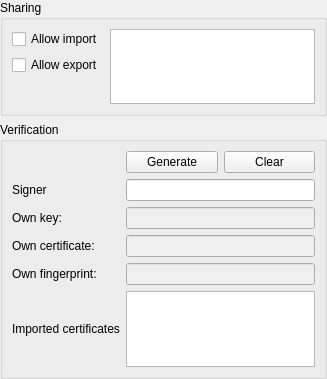
<?xml version="1.0" encoding="UTF-8"?>
<ui version="4.0">
 <class>DatabaseSettingsWidgetSharing</class>
 <widget class="QWidget" name="DatabaseSettingsWidgetSharing">
  <property name="geometry">
   <rect>
    <x>0</x>
    <y>0</y>
    <width>327</width>
    <height>379</height>
   </rect>
  </property>
  <layout class="QVBoxLayout" name="verticalLayout" stretch="0,0,0">
   <property name="leftMargin">
    <number>0</number>
   </property>
   <property name="topMargin">
    <number>0</number>
   </property>
   <property name="rightMargin">
    <number>0</number>
   </property>
   <property name="bottomMargin">
    <number>0</number>
   </property>
   <item>
    <widget class="QGroupBox" name="enableGroupBox">
     <property name="title">
      <string>Sharing</string>
     </property>
     <layout class="QGridLayout" name="gridLayout">
      <item row="0" column="0">
       <widget class="QCheckBox" name="enableImportCheckBox">
        <property name="text">
         <string>Allow import</string>
        </property>
       </widget>
      </item>
      <item row="1" column="0">
       <widget class="QCheckBox" name="enableExportCheckBox">
        <property name="text">
         <string>Allow export</string>
        </property>
       </widget>
      </item>
      <item row="0" column="1" rowspan="3">
       <widget class="QTableView" name="sharedGroupsView">
        <property name="editTriggers">
         <set>QAbstractItemView::NoEditTriggers</set>
        </property>
        <property name="showDropIndicator" stdset="0">
         <bool>false</bool>
        </property>
        <property name="textElideMode">
         <enum>Qt::ElideMiddle</enum>
        </property>
        <property name="sortingEnabled">
         <bool>true</bool>
        </property>
        <attribute name="horizontalHeaderStretchLastSection">
         <bool>true</bool>
        </attribute>
        <attribute name="verticalHeaderVisible">
         <bool>false</bool>
        </attribute>
       </widget>
      </item>
     </layout>
    </widget>
   </item>
   <item>
    <widget class="QGroupBox" name="verificationGroupBox">
     <property name="sizePolicy">
      <sizepolicy hsizetype="Preferred" vsizetype="Expanding">
       <horstretch>0</horstretch>
       <verstretch>0</verstretch>
      </sizepolicy>
     </property>
     <property name="title">
      <string>Verification</string>
     </property>
     <layout class="QGridLayout" name="gridLayout_2" columnstretch="0,1,1">
      <item row="3" column="0">
       <widget class="QLabel" name="verificationOwnCertificateLabel">
        <property name="text">
         <string>Own certificate:</string>
        </property>
       </widget>
      </item>
      <item row="5" column="0">
       <widget class="QLabel" name="verificationForeignCertificateLabel">
        <property name="text">
         <string>Imported certificates</string>
        </property>
       </widget>
      </item>
      <item row="1" column="0">
       <widget class="QLabel" name="verificationExporterLabel">
        <property name="text">
         <string>Signer</string>
        </property>
       </widget>
      </item>
      <item row="2" column="0">
       <widget class="QLabel" name="verificationOwnKeyLabel">
        <property name="text">
         <string>Own key:</string>
        </property>
       </widget>
      </item>
      <item row="4" column="0">
       <widget class="QLabel" name="verificationOwnFingerprintLabel">
        <property name="text">
         <string>Own fingerprint:</string>
        </property>
       </widget>
      </item>
      <item row="0" column="1">
       <widget class="QPushButton" name="generateCerticateButton">
        <property name="text">
         <string>Generate</string>
        </property>
       </widget>
      </item>
      <item row="0" column="2">
       <widget class="QPushButton" name="clearCertificateButton">
        <property name="text">
         <string>Clear</string>
        </property>
       </widget>
      </item>
      <item row="1" column="1" colspan="2">
       <widget class="QLineEdit" name="verificationExporterEdit"/>
      </item>
      <item row="2" column="1" colspan="2">
       <widget class="QLineEdit" name="verificationOwnKeyEdit">
        <property name="enabled">
         <bool>false</bool>
        </property>
        <property name="readOnly">
         <bool>false</bool>
        </property>
       </widget>
      </item>
      <item row="3" column="1" colspan="2">
       <widget class="QLineEdit" name="verificationOwnCertificateEdit">
        <property name="enabled">
         <bool>false</bool>
        </property>
        <property name="readOnly">
         <bool>false</bool>
        </property>
       </widget>
      </item>
      <item row="4" column="1" colspan="2">
       <widget class="QLineEdit" name="verificationOwnFingerprintEdit">
        <property name="enabled">
         <bool>false</bool>
        </property>
       </widget>
      </item>
      <item row="5" column="1" colspan="2">
       <widget class="QTableView" name="verificationTableView">
        <attribute name="horizontalHeaderVisible">
         <bool>false</bool>
        </attribute>
        <attribute name="horizontalHeaderStretchLastSection">
         <bool>true</bool>
        </attribute>
       </widget>
      </item>
     </layout>
    </widget>
   </item>
   <item>
    <spacer name="verticalSpacer">
     <property name="orientation">
      <enum>Qt::Vertical</enum>
     </property>
     <property name="sizeHint" stdset="0">
      <size>
       <width>20</width>
       <height>40</height>
      </size>
     </property>
    </spacer>
   </item>
  </layout>
 </widget>
 <resources/>
 <connections/>
</ui>
